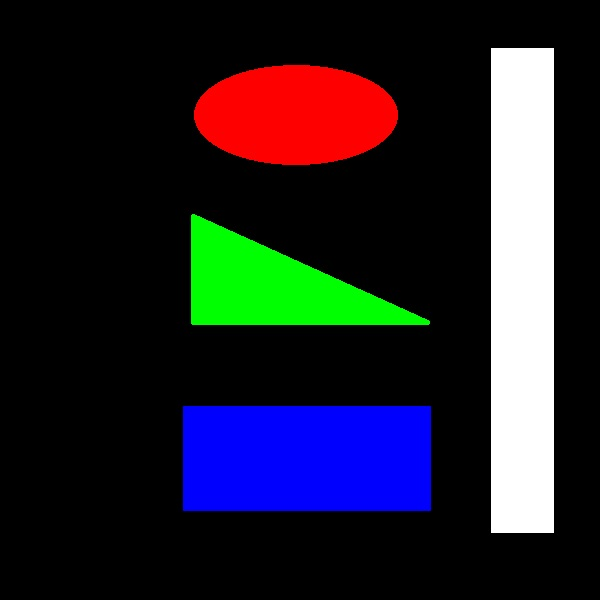
#> input picture testpic.jpg, 600 x 600 px
$ python fourier.py testpic.jpg
#> lines starting #> are read from the running program, lines starting #| are printed output that depends on the picture
# coding:utf-8
__author__ = 'Sean'

import math
import sys

import numpy as np
from matplotlib import pyplot as plt

import cv2


def magnitude(x, y):
    x_m = x * x
    y_m = y * y
    z_m = x_m + y_m
    return np.sqrt(z_m)


# Numpy 函数

img0 = cv2.imread(sys.argv[1])
#> img0 is the input picture: shape (600, 600, 3); mean B, G, R 40.2, 31.6, 33.1
img = cv2.cvtColor(img0, cv2.COLOR_BGR2GRAY)
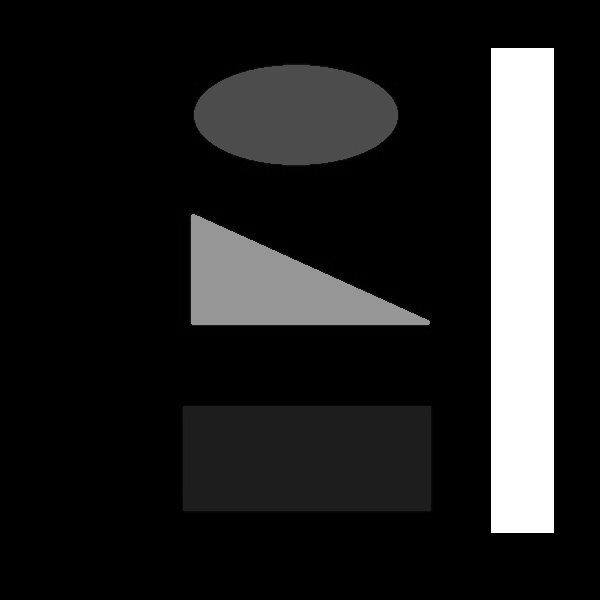
#> img: shape (600, 600); min 0, max 255, mean 33.1
f = np.fft.fft2(img)
f_shift = np.fft.fftshift(f)
magnitude_spectrum1 = 20 * np.log10(np.abs(f_shift))  # 是不是numpy版本太低了？
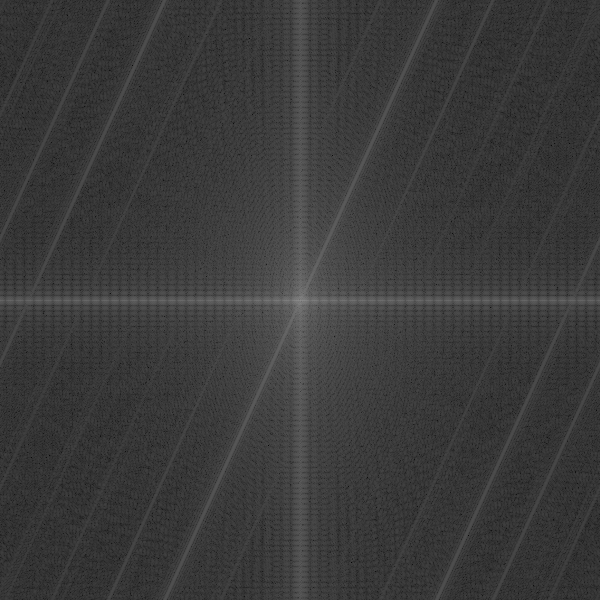
#> magnitude_spectrum1: shape (600, 600) float64; min 3.36, max 141.5, mean 59
plt.figure("Numpy FFT2")
plt.subplot(121), plt.imshow(img, "gray")
plt.title("Input image"), plt.xticks([]), plt.yticks([])
plt.subplot(122), plt.imshow(magnitude_spectrum1, cmap="gray")
plt.title("Numpy fft2 image"), plt.xticks([]), plt.yticks([])
plt.show()
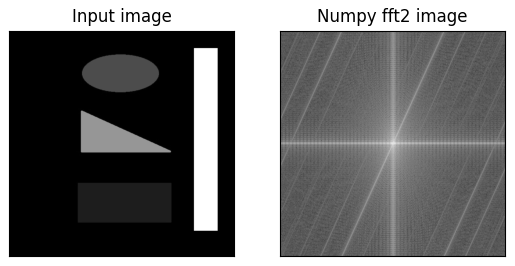
#> figure drawn by matplotlib, 2 panels

# OpenCV 函数  没有问题
dft = cv2.dft(np.float32(img), flags=cv2.DFT_COMPLEX_OUTPUT)
dft_shift = np.fft.fftshift(dft)
magnitude_spectrum2 = 20 * np.log10(
    magnitude(dft_shift[:, :, 0], dft_shift[:, :, 1]))

plt.figure("OpenCV DFT")
plt.subplot(121), plt.imshow(img, "gray")
plt.title("Input image"), plt.xticks([]), plt.yticks([])
plt.subplot(122), plt.imshow(magnitude_spectrum2, cmap="gray")
plt.title("DFT image"), plt.xticks([]), plt.yticks([])
plt.show()
